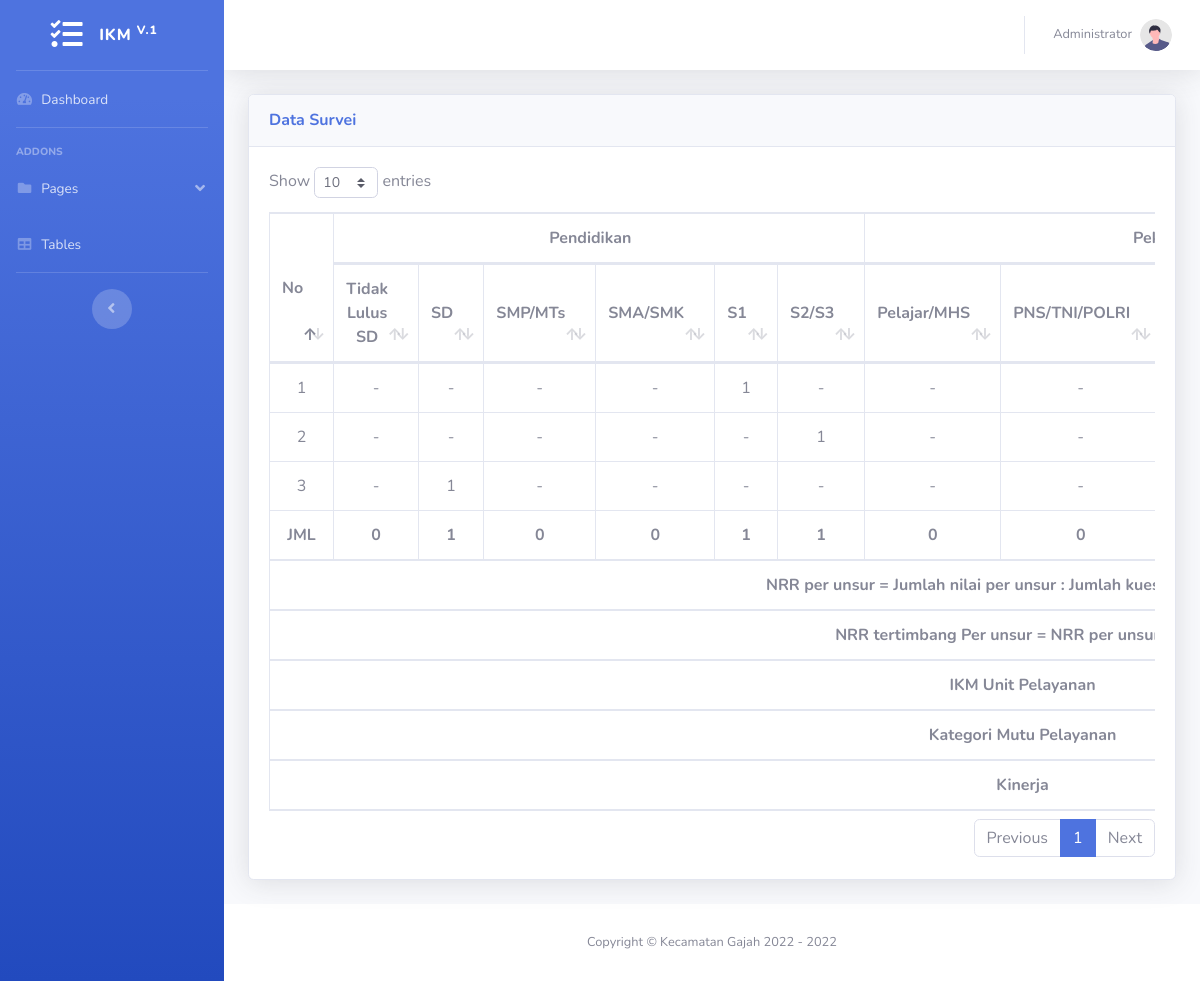
/admin/?page=survei (signed in), run on the app's committed database.
### tables this page shows
CREATE TABLE `tb_survei` (
  `id_survei` int(11) NOT NULL,
  `id_responden` int(11) NOT NULL,
  `n1` int(11) NOT NULL,
  `n2` int(11) NOT NULL,
  `n3` int(11) NOT NULL,
  `n4` int(11) NOT NULL,
  `n5` int(11) NOT NULL,
  `n6` int(11) NOT NULL,
  `n7` int(11) NOT NULL,
  `n8` int(11) NOT NULL,
  `n9` int(11) NOT NULL,
  `created_at` varchar(20) NOT NULL
);

CREATE TABLE `tb_responden` (
  `id_responden` int(11) NOT NULL,
  `nama` varchar(50) NOT NULL,
  `pendidikan` varchar(50) NOT NULL,
  `pekerjaan` varchar(50) NOT NULL,
  `usia` varchar(10) NOT NULL,
  `jk` varchar(20) NOT NULL,
  `created_at` varchar(20) NOT NULL
);

### admin/page/survei/survei.php (the view, shortened to what this page needs)
<div class="card shadow mb-4">
  <div class="card-header py-3">
    <h6 class="m-0 font-weight-bold text-primary">Data Survei</h6>
  </div>
  <div class="card-body">
    <div class="table-responsive">
      <table class="table table-bordered" id="dataTable1" width="100%" cellspacing="0">
        <thead>
          <tr>
            <th class="align-middle text-center" rowspan="2">No</th>
            <th class="align-middle text-center" colspan="6">Pendidikan</th>
            <th class="align-middle text-center" colspan="5">Pekerjaan</th>
          </tr>
          <tr>
            <th class="align-middle text-center">Tidak Lulus SD</th>
            <th class="align-middle text-center">SD</th>
            <th class="align-middle text-center">SMP/MTs</th>
            <th class="align-middle text-center">SMA/SMK</th>
            <th class="align-middle text-center">S1</th>
            <th class="align-middle text-center">S2/S3</th>
            <th class="align-middle text-center">Pelajar/MHS</th>
            <th class="align-middle text-center">PNS/TNI/POLRI</th>
          </tr>
        </thead>
        <tfoot>
          <tr>
            <th class="text-center">JML</th>
            <?php
            $queryTidakLulus = $conn->query("SELECT COUNT(*) AS jumlahTidakLulus FROM tb_responden WHERE pendidikan = 1 AND created_at = '$_SESSION[tahun]'");
            $dataTidakLulus = $queryTidakLulus->fetch_assoc();
            $tidakLulus = $dataTidakLulus['jumlahTidakLulus'];
            ?>
            <th class="text-center"><?= $tidakLulus; ?></th>
            <?php
            $querySD = $conn->query("SELECT COUNT(*) AS jumlahSD FROM tb_responden WHERE pendidikan = 2 AND created_at = '$_SESSION[tahun]'");
            $dataSD = $querySD->fetch_assoc();
            $tampilSD = $dataSD['jumlahSD'];
            ?>
            <th class="text-center"><?= $tampilSD; ?></th>
            <?php
            $querySMP = $conn->query("SELECT COUNT(*) AS jumlahSMP FROM tb_responden WHERE pendidikan = 3 AND created_at = '$_SESSION[tahun]'");
            $dataSMP = $querySMP->fetch_assoc();
            $tampilSMP = $dataSMP['jumlahSMP'];
            ?>
            <th class="text-center"><?= $tampilSMP; ?></th>
            <?php
            $querySMA = $conn->query("SELECT COUNT(*) AS jumlahSMA FROM tb_responden WHERE pendidikan = 4 AND created_at = '$_SESSION[tahun]'");
            $dataSMA = $querySMA->fetch_assoc();
            $tampilSMA = $dataSMA['jumlahSMA'];
            ?>
            <th class="text-center"><?= $tampilSMA; ?></th>
            <?php
            $queryS1 = $conn->query("SELECT COUNT(*) AS jumlahS1 FROM tb_responden WHERE pendidikan = 5 AND created_at = '$_SESSION[tahun]'");
            $dataS1 = $queryS1->fetch_assoc();
            ?>
            <th class="text-center"><?= $dataS1['jumlahS1']; ?></th>
            <?php
            $queryS2 = $conn->query("SELECT COUNT(*) AS jumlahS2 FROM tb_responden WHERE pendidikan = 6 AND created_at = '$_SESSION[tahun]'");
            $dataS2 = $queryS2->fetch_assoc();
            $tampilS2 = $dataS2['jumlahS2'];
            ?>
            <th class="text-center"><?= $tampilS2; ?></th>
            <?php
            $queryPelajar = $conn->query("SELECT COUNT(*) AS jumlahPelajar FROM tb_responden WHERE pekerjaan = 1 AND created_at = '$_SESSION[tahun]'");
            $dataPelajar = $queryPelajar->fetch_assoc();
            $tampilPelajar = $dataPelajar['jumlahPelajar'];
            ?>
            <th class="text-center"><?= $tampilPelajar; ?></th>
            <?php
            $queryASN = $conn->query("SELECT COUNT(*) AS jumlahASN FROM tb_responden WHERE pekerjaan = 2 AND created_at = '$_SESSION[tahun]'");
            $dataASN = $queryASN->fetch_assoc();
            $tampilASN = $dataASN['jumlahASN'];
            ?>
            <th class="text-center"><?= $tampilASN; ?></th>
          </tr>
          <tr>
            <th class="text-center" colspan="15">NRR per unsur = Jumlah nilai per unsur : Jumlah kuesioner yang terisi</th>
            <?php
            $tahun = $_SESSION['tahun'];
            ?>
          </tr>
          <tr>
            <th class="text-center" colspan="15">NRR tertimbang Per unsur = NRR per unsur x 0.11</th>
          </tr>
          <tr>
            <th class="text-center" colspan="15">IKM Unit Pelayanan</th>
          </tr>
          <tr>
            <th class="text-center" colspan="15">Kategori Mutu Pelayanan</th>
          </tr>
          <tr>
            <th class="text-center" colspan="15">Kinerja</th>
          </tr>
        </tfoot>
        <tbody>
          <?php
          $no = 1;
          $query = $conn->query("SELECT * FROM tb_survei WHERE created_at = '$tahun'");
          while ($data = $query->fetch_assoc()) {
          ?>
            <tr>
              <td class="text-center"><?= $no++; ?></td>
              <?php
              $id_responden = $data['id_responden'];
              $sqlResponden = $conn->query("SELECT * FROM tb_responden WHERE id_responden = '$id_responden' AND created_at = '$tahun'");
              while ($dataResponden = $sqlResponden->fetch_assoc()) {
                $pendidikan = $dataResponden['pendidikan'];
                $pekerjaan = $dataResponden['pekerjaan'];
                if ($pendidikan == 1) {
                  $nilaiPendidikan = 1;
                } else {
                  $nilaiPendidikan = "-";
                }
              ?>
                <td class="text-center"><?= $nilaiPendidikan; ?></td>
                <?php
                if ($pendidikan == 2) {
                  $nilaiPendidikan = 1;
                } else {
                  $nilaiPendidikan = "-";
                }
                ?>
                <td class="text-center"><?= $nilaiPendidikan; ?></td>
                <?php
                if ($pendidikan == 3) {
                  $nilaiPendidikan = 1;
                } else {
                  $nilaiPendidikan = "-";
                }
                ?>
                <td class="text-center"><?= $nilaiPendidikan; ?></td>
                <?php
                if ($pendidikan == 4) {
                  $nilaiPendidikan = 1;
                } else {
                  $nilaiPendidikan = "-";
                }
                ?>
                <td class="text-center"><?= $nilaiPendidikan; ?></td>
                <?php
                if ($pendidikan == 5) {
                  $nilaiPendidikan = 1;
                } else {
                  $nilaiPendidikan = "-";
                }
                ?>
                <td class="text-center"><?= $nilaiPendidikan; ?></td>
                <?php
                if ($pendidikan == 6) {
                  $nilaiPendidikan = 1;
                } else {
                  $nilaiPendidikan = "-";
                }
                ?>
                <td class="text-center"><?= $nilaiPendidikan; ?></td>
                <?php
                if ($pekerjaan == 1) {
                  $nilaipekerjaan = 1;
                } else {
                  $nilaipekerjaan = "-";
                }
                ?>
                <td class="text-center"><?= $nilaipekerjaan; ?></td>
                <?php
                if ($pekerjaan == 2) {
                  $nilaipekerjaan = 1;
                } else {
                  $nilaipekerjaan = "-";
                }
                ?>
                <td class="text-center"><?= $nilaipekerjaan; ?></td>
                <?php
                if ($pekerjaan == 3) {
                  $nilaipekerjaan = 1;
                } else {
                  $nilaipekerjaan = "-";
                }
                ?>
                <?php
                if ($pekerjaan == 4) {
                  $nilaipekerjaan = 1;
                } else {
                  $nilaipekerjaan = "-";
                }
                ?>
                <?php
                if ($pekerjaan == 5) {
                  $nilaipekerjaan = 1;
                } else {
                  $nilaipekerjaan = "-";
                }
                ?>
            </tr>
        <?php }
            } ?>
        </tbody>
      </table>
    </div>
  </div>
</div>

### data on the page
tb_responden: pendidikan "-", pendidikan "1", pekerjaan "-"
tb_responden: pendidikan "-", pendidikan "1", pekerjaan "-"
tb_responden: pendidikan "-", pendidikan "1", pekerjaan "-"

### other printed values
$_SESSION['nama'] "Administrator"
$tidakLulus "0"
$tampilSD "1"
$tampilSMP "0"
$tampilSMA "0"
$dataS1['jumlahS1'] "1"
$tampilS2 "1"
$tampilPelajar "0"
$tampilASN "0"
